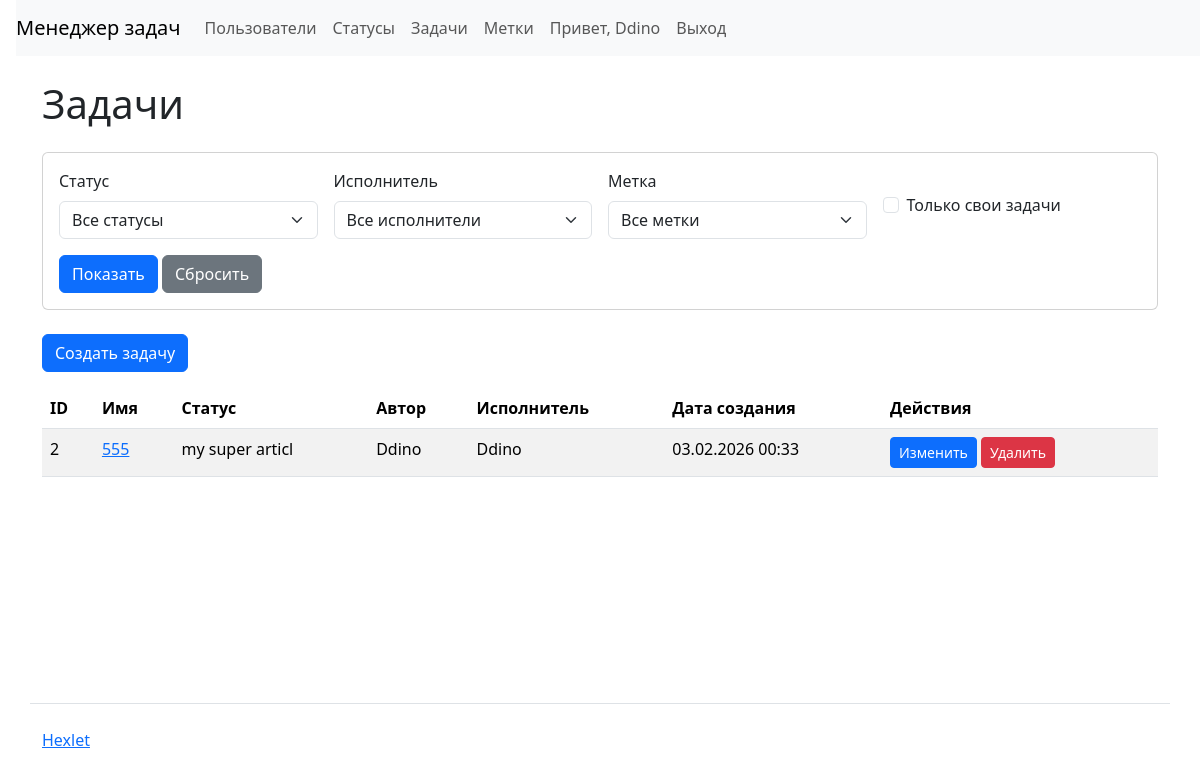
Page /tasks/ (signed in) on the earlier database version.
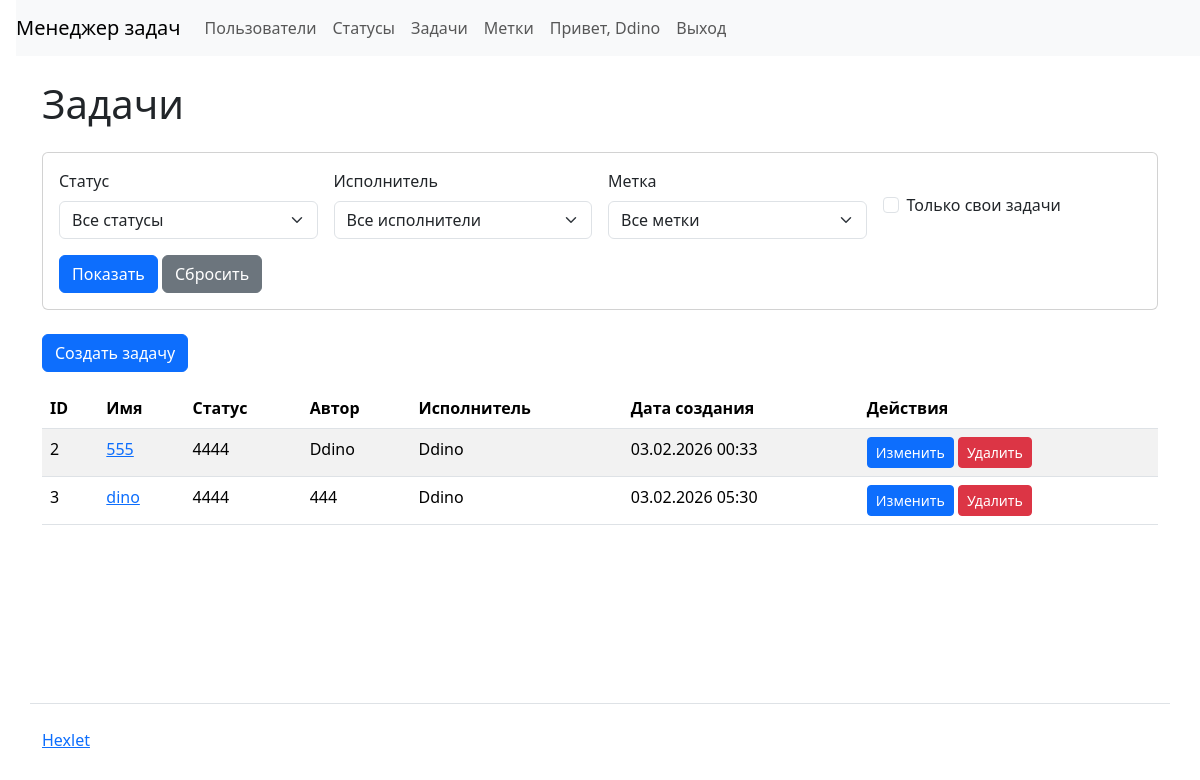
Same page on the later database version.
### task_manager/tasks/models.py (models this page shows, shortened)
class Task(models.Model):
    name = models.CharField(max_length=255, verbose_name='Название')
    description = models.TextField(blank=True, verbose_name='Описание')
    user = models.ForeignKey(
        User,
        on_delete=models.SET_NULL,
        null=True,
        blank=True,
        related_name='tasks',
        verbose_name='Исполнитель'
    )
    status = models.ForeignKey(
        Status,
        on_delete=models.PROTECT,
        related_name='tasks',
        verbose_name='Статус'
    )
    author = models.ForeignKey(
        User,
        on_delete=models.CASCADE,
        related_name='created_tasks',
        verbose_name='Автор'
    )
    labels = models.ManyToManyField(
        Label,
        blank=True,
        related_name='tasks',
        verbose_name='Метки'
    )
    created_at = models.DateTimeField(auto_now_add=True, verbose_name='Дата создания')
    class Meta:
        verbose_name = 'Задача'
        verbose_name_plural = 'Задачи'

### task_manager/statuses/models.py (models this page shows, shortened)
class Status(models.Model):
    name = models.CharField(max_length=100)
    created_at = models.DateTimeField(auto_now_add=True)

### task_manager/tasks/views.py (the view)
# urls.py: path('', TaskListView.as_view(), name='task-list'),
class TaskListView(LoginRequiredMixin, ListView):
    model = Task
    template_name = 'tasks/task_list.html'
    context_object_name = 'tasks'
    def get_queryset(self):
        queryset = super().get_queryset()
        status_id = self.request.GET.get('status')
        if status_id:
            queryset = queryset.filter(status_id=status_id)
        user_id = self.request.GET.get('user')
        if user_id:
            queryset = queryset.filter(user_id=user_id)
        label_id = self.request.GET.get('label')
        if label_id:
            queryset = queryset.filter(labels__id=label_id)
        self_task = self.request.GET.get('self_task')
        if self_task and self.request.user.is_authenticated:
            queryset = queryset.filter(author=self.request.user)
        return queryset.distinct()
    def get_context_data(self, **kwargs):
        context = super().get_context_data(**kwargs)
        context['statuses'] = Status.objects.all()
        context['users'] = User.objects.all()
        context['labels'] = Label.objects.all()
        context['current_status'] = self.request.GET.get('status', '')
        context['current_user'] = self.request.GET.get('user', '')
        context['current_label'] = self.request.GET.get('label', '')
        context['self_task'] = self.request.GET.get('self_task', '')
        return context

### task_manager/templates/tasks/task_list.html (shortened to what this page needs)
{% extends "base.html" %}
{% block content %}
<h1 class="my-4">Задачи</h1>
<div class="card mb-4">
    <div class="card-body">
        <form method="get" class="row g-3">
            <div class="col-md-3">
                <label for="status" class="form-label">Статус</label>
                <select name="status" id="status" class="form-select">
                    <option value="">Все статусы</option>
                </select>
            </div>
            <div class="col-md-3">
                <label for="user" class="form-label">Исполнитель</label>
                <select name="user" id="user" class="form-select">
                    <option value="">Все исполнители</option>
                </select>
            </div>
            <div class="col-md-3">
                <label for="label" class="form-label">Метка</label>
                <select name="label" id="label" class="form-select">
                    <option value="">Все метки</option>
                </select>
            </div>
            <div class="col-md-3">
                <div class="form-check mt-4">
                    <input class="form-check-input" type="checkbox" name="self_task" id="self_task"
                           value="true" {% if self_task %}checked{% endif %}>
                    <label class="form-check-label" for="self_task">
                        Только свои задачи
                    </label>
                </div>
            </div>
            <div class="col-12">
                <button type="submit" class="btn btn-primary">Показать</button>
                <a href="{% url 'task-list' %}" class="btn btn-secondary">Сбросить</a>
            </div>
        </form>
    </div>
</div>
<a class="btn btn-primary mb-3" href="{% url 'task-create' %}">Создать задачу</a>
<table class="table table-striped">
    <thead>
        <tr>
            <th>ID</th>
            <th>Имя</th>
            <th>Статус</th>
            <th>Автор</th>
            <th>Исполнитель</th>
            <th>Дата создания</th>
            <th>Действия</th>
        </tr>
    </thead>
    <tbody>
        {% for task in tasks %}
        <tr>
            <td>{{ task.id }}</td>
            <td>
                <a href="{% url 'task-detail' task.id %}">{{ task.name }}</a>
            </td>
            <td>{{ task.status.name }}</td>
            <td>{{ task.author.username }}</td>
            <td>{{ task.user.username }}</td>
            <td>{{ task.created_at|date:"d.m.Y H:i" }}</td>
            <td>
                <a href="{% url 'task-update' task.id %}" class="btn btn-sm btn-primary">Изменить</a>
                <a href="{% url 'task-delete' task.id %}" class="btn btn-sm btn-danger">Удалить</a>
            </td>
        </tr>
        {% empty %}
        <tr>
            <td colspan="7" class="text-center">Задачи не найдены</td>
        </tr>
        {% endfor %}
    </tbody>
</table>
{% endblock %}

### task_manager/templates/base.html (shortened to what this page needs)
<!DOCTYPE html>
<html lang="ru-ru">
<head>
    <link href="https://cdn.jsdelivr.net/npm/bootstrap@5.3.3/dist/css/bootstrap.min.css" rel="stylesheet">
</head>
<body class="d-flex flex-column min-vh-100">
    <nav class="navbar navbar-expand-lg navbar-light bg-light ms-3">
        <a class="navbar-brand" href="{% url 'index' %}">Менеджер задач</a>
        <div class="collapse navbar-collapse" id="navbarToggleExternalContent">
            <ul class="navbar-nav mr-auto">
                <li class="nav-item">
                    <a class="nav-link" href="{% url 'user-list' %}">Пользователи</a>
                </li>
                {% if user.is_authenticated %}
                <li class="nav-item">
                    <a class="nav-link" href="{% url 'status-list' %}">Статусы</a>
                </li>
                <li class="nav-item">
                    <a class="nav-link" href="{% url 'task-list' %}">Задачи</a>
                </li>
                <li class="nav-item">
                    <a class="nav-link" href="{% url 'label_list' %}">Метки</a>
                </li>
                {% endif %}
            </ul>
            <ul class="navbar-nav">
                {% if user.is_authenticated %}
                    <li class="nav-item">
                        <span class="nav-link">Привет, {{ user.username }}</span>
                    </li>
                    <li class="nav-item">
                        <form method="post" action="{% url 'logout' %}" class="d-inline">
                            <button type="submit" class="nav-link btn btn-link" style="border: none; background: none; cursor: pointer;">
                                Выход
                            </button>
                        </form>
                    </li>
                {% endif %}
            </ul>
        </div>
    </nav>
    <div class="container wrapper flex-grow-1">
        {% block content %}
        {% endblock %}
    </div>
    <footer>
        <div class="container my-5 pt-4 border-top">
            <a target="_blank" href="https://ru.hexlet.io">Hexlet</a>
        </div>
    </footer>
</body>
</html>

### task_manager/templates/base.html (style rules this page uses)
body { transition: opacity ease-in 0.2s; }

Differences in the rows shown:
changed Task id 2: status.name "my super articl" → "4444"
added Task: id "3", name "dino", status.name "4444", author.username "444", user.username "Ddino", created_at "03.02.2026 05:30"
